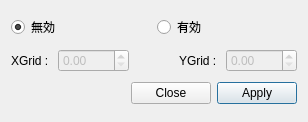
<?xml version="1.0" encoding="UTF-8"?>
<ui version="4.0">
 <class>GridFilterDialog</class>
 <widget class="QDialog" name="GridFilterDialog">
  <property name="geometry">
   <rect>
    <x>0</x>
    <y>0</y>
    <width>308</width>
    <height>122</height>
   </rect>
  </property>
  <property name="windowTitle">
   <string>Dialog</string>
  </property>
  <layout class="QVBoxLayout" name="verticalLayout">
   <item>
    <layout class="QHBoxLayout" name="horizontalLayout">
     <item>
      <widget class="QRadioButton" name="disableRadio">
       <property name="text">
        <string>無効</string>
       </property>
       <property name="checked">
        <bool>true</bool>
       </property>
      </widget>
     </item>
     <item>
      <widget class="QRadioButton" name="enableRadio">
       <property name="text">
        <string>有効</string>
       </property>
       <property name="checked">
        <bool>false</bool>
       </property>
      </widget>
     </item>
    </layout>
   </item>
   <item>
    <layout class="QHBoxLayout" name="horizontalLayout_3">
     <item>
      <widget class="QLabel" name="label">
       <property name="text">
        <string>XGrid : </string>
       </property>
      </widget>
     </item>
     <item>
      <widget class="QDoubleSpinBox" name="XSpin">
       <property name="enabled">
        <bool>false</bool>
       </property>
       <property name="maximum">
        <double>1000.000000000000000</double>
       </property>
      </widget>
     </item>
     <item>
      <spacer name="horizontalSpacer_2">
       <property name="orientation">
        <enum>Qt::Horizontal</enum>
       </property>
       <property name="sizeHint" stdset="0">
        <size>
         <width>40</width>
         <height>20</height>
        </size>
       </property>
      </spacer>
     </item>
     <item>
      <widget class="QLabel" name="label_2">
       <property name="text">
        <string>YGrid : </string>
       </property>
      </widget>
     </item>
     <item>
      <widget class="QDoubleSpinBox" name="YSpin">
       <property name="enabled">
        <bool>false</bool>
       </property>
       <property name="maximum">
        <double>1000.000000000000000</double>
       </property>
      </widget>
     </item>
    </layout>
   </item>
   <item>
    <layout class="QHBoxLayout" name="horizontalLayout_2">
     <item>
      <spacer name="horizontalSpacer">
       <property name="orientation">
        <enum>Qt::Horizontal</enum>
       </property>
       <property name="sizeHint" stdset="0">
        <size>
         <width>40</width>
         <height>20</height>
        </size>
       </property>
      </spacer>
     </item>
     <item>
      <widget class="QPushButton" name="CloseButton">
       <property name="text">
        <string>Close</string>
       </property>
       <property name="autoDefault">
        <bool>false</bool>
       </property>
      </widget>
     </item>
     <item>
      <widget class="QPushButton" name="ApplyButton">
       <property name="text">
        <string>Apply</string>
       </property>
       <property name="autoDefault">
        <bool>false</bool>
       </property>
       <property name="default">
        <bool>true</bool>
       </property>
      </widget>
     </item>
    </layout>
   </item>
  </layout>
 </widget>
 <resources/>
 <connections/>
</ui>
